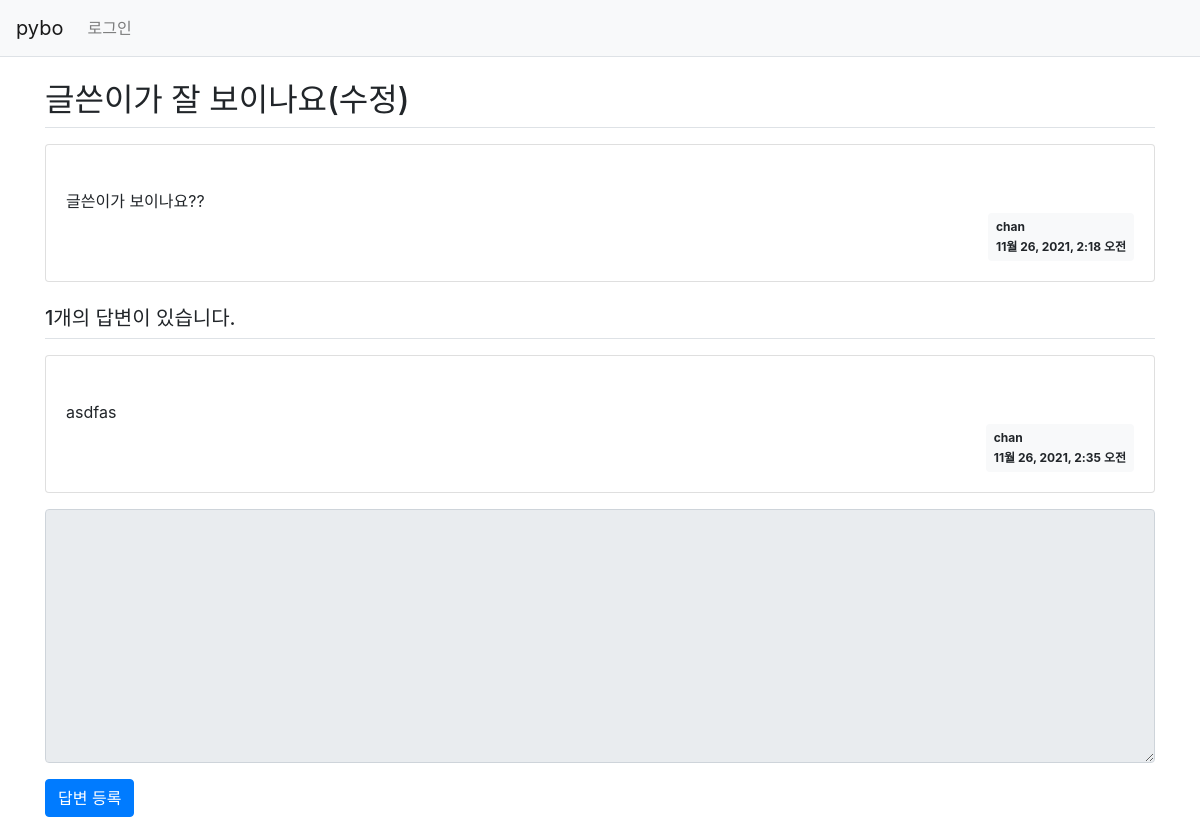
Page /pybo/306/ on the committed database.
### pybo/models.py (models this page shows, shortened)
class Question(models.Model):
    author = models.ForeignKey(User, on_delete=models.CASCADE)
    subject = models.CharField(max_length=200)
    content = models.TextField()
    create_date = models.DateTimeField()
    modify_date = models.DateTimeField(null=True, blank=True)

class Answer(models.Model):
    author= models.ForeignKey(User, on_delete=models.CASCADE)#,null="True) 이것은 글쓴이가 null을 포함할 경우.
    question = models.ForeignKey(Question, on_delete=models.CASCADE)
    content = models.TextField()
    create_date = models.DateTimeField()
    modify_date = models.DateTimeField(null=True, blank=True)

### pybo/views.py (the view)
# urls.py: path('<int:question_id>/', views.detail, name = 'detail'),
def detail(request, question_id):
    question = get_object_or_404(Question, pk=question_id) #Question.objects.get(id=question_id)
    context = {'question' : question}
    return render(request, 'pybo/question_detail.html', context)

### templates/pybo/question_detail.html (shortened to what this page needs)
{% extends 'base.html' %}
{% block content %}
<div class="container my-3">
    <h2 class="border-bottom py-2">{{ question.subject }}</h2>
    <div class="card my-3">
        <div class="card-body">
            <div class="card-text" style="white-space: pre-line;">
                {{ question.content }}
            </div>
            <div class="d-flex justify-content-end">
                <div class="badge badge-light p-2 text-left">
                    <div class="mb-2">{{question.author.username}}</div>
                    <div>{{ question.create_date }}</div>
                </div>
            </div>
        </div>
    </div>
    <h5 class="border-bottom my-3 py-2">
        {{ question.answer_set.count }}개의 답변이 있습니다.
    </h5>
    {% for answer in question.answer_set.all %}
    <div class="card my-3">
        <div class="card-body">
            <div class="card-text" style="white-space: pre-line;">
                {{ answer.content }}
            </div>
            <div class="d-flex justify-content-end">
                <div class="badge badge-light p-2 text-left">
                    <div class="mb-2">{{answer.author.username}}</div>
                    <div>{{ answer.create_date }}</div>
                </div>
            </div>
        </div>
    </div>
    {% endfor %}
    <form action="{% url 'pybo:answer_create' question.id %}" method="post" class="my-3">
        <div class="form-group">
            <textarea name="content" id="content"
                      {% if not user.is_authenticated %}disabled {% endif%}
                      class="form-control" rows="10" >{{ form.content.value| default_if_none:''}}</textarea>
        </div>
        <input type="submit" value="답변 등록" class="btn btn-primary">
    </form>
</div>
{% endblock %}

### rows in the picture
Question: subject "글쓴이가 잘 보이나요(수정)", content "글쓴이가 보이나요??", author.username "chan", create_date "11월 26, 2021, 2:18 오전", answer_set.count "1"
Answer: content "asdfas", author.username "chan", create_date "11월 26, 2021, 2:35 오전"
